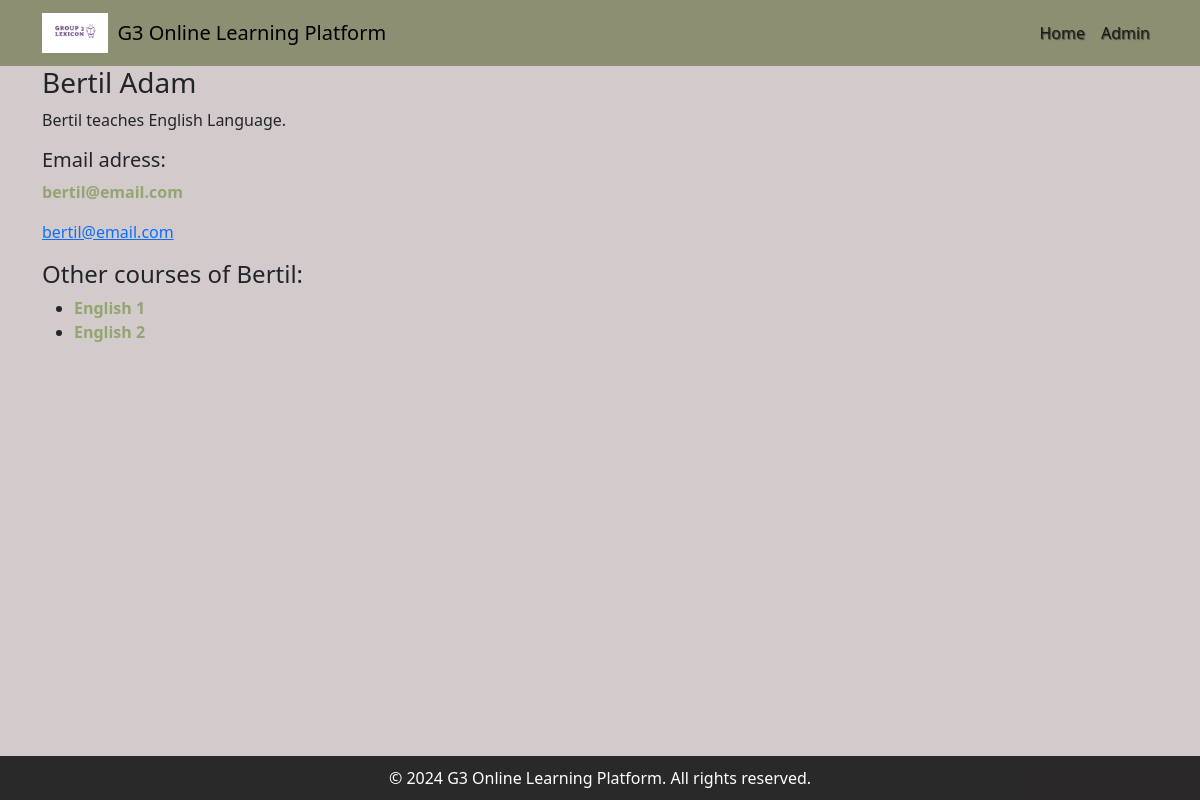
The page /main_app/teacher/10/ on the database its author committed.
### main_app/models.py (models this page shows, shortened)
class Teacher(models.Model):
    id=models.IntegerField(primary_key=True)
    first_name = models.CharField(max_length=100)
    last_name = models.CharField(max_length=100)
    bio = models.TextField(null=True, blank=True)
    email=models.CharField(max_length=100, blank=True)

class Course(models.Model):
    id = models.IntegerField(primary_key=True)
    title = models.CharField(max_length=200)
    description = models.TextField()
    video_link = models.URLField(max_length=200, blank=True, null=True)
    release_date = models.DateField()
    category = models.ForeignKey(Category, on_delete=models.CASCADE, null=True, blank=True)
    teacher = models.ForeignKey(Teacher, on_delete=models.CASCADE)

### main_app/views.py (the view)
# urls.py: path('teacher/<int:id>/', views.teacher_page, name='teacher_page'),
def teacher_page(request,id):
    teacher = get_object_or_404(Teacher, id=id)
    courses_same_teacher = Course.objects.filter(teacher=teacher)
    return render(request, 'main_app/teacher_page.html', {'teacher': teacher, 'courses_same_teacher': courses_same_teacher})

### main_app/templates/main_app/teacher_page.html (shortened to what this page needs)
{% extends "main_app/base.html" %}
{% block body_block %}
    <h3>{{ teacher.first_name }} {{ teacher.last_name }}</h3>
    <p>{{ teacher.bio }}</p>
    <p><h5>Email adress:</h5>
    <div class="item">
       <a href= >{{ teacher.email }} </a></p>
    </div><a href= >{{ teacher.email }} </a></p>
    <h4>Other courses of {{ teacher.first_name }}:</h4>
    {% if courses_same_teacher %}
        <ul>
        {% for course in courses_same_teacher %}
            <li>
                <div class="item">
                    <a href="{% url 'main_app:course_page' course.id %}">{{ course.title }}</a>
                </div>
            </li>
        {% endfor %}
        </ul>
    {% else %}
        <p>No other courses available.</p>
    {% endif %}
{% endblock %}

### main_app/static/images/styling.css (style rules this page uses)
body { background-size: cover; background-attachment: fixed; background-position: center; background-repeat: no-repeat; }
body { background-color: rgba(201, 191, 191, 0.801) }
.item a { text-decoration: none; color: #497a0876; font-weight: bold; }

### main_app/templates/main_app/teacher_page.html (style rules this page uses)
body { background-color: rgba(201, 191, 191, 0.801) }
.item a { text-decoration: none; color: #497a0876; font-weight: bold; }

### rows shown on the page
Teacher: first_name "Bertil", last_name "Adam", bio "Bertil teaches English Language.", email "bertil@email.com"
Course: title "English 1"
Course: title "English 2"
